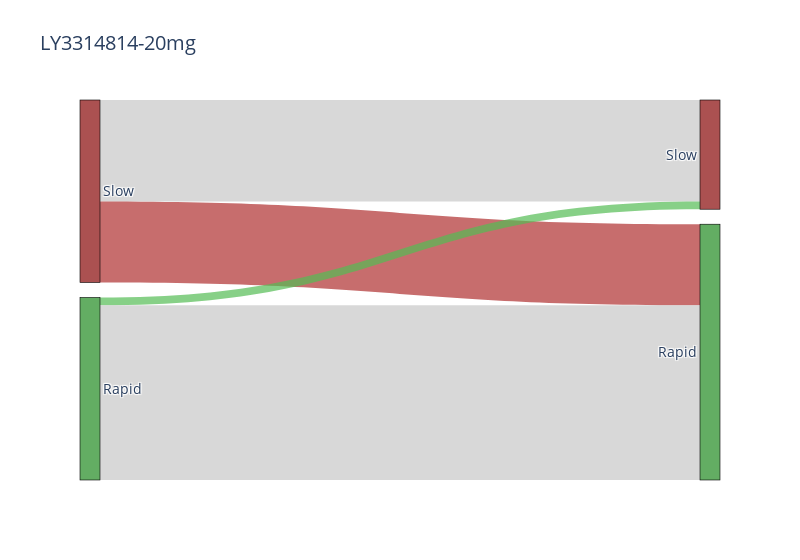
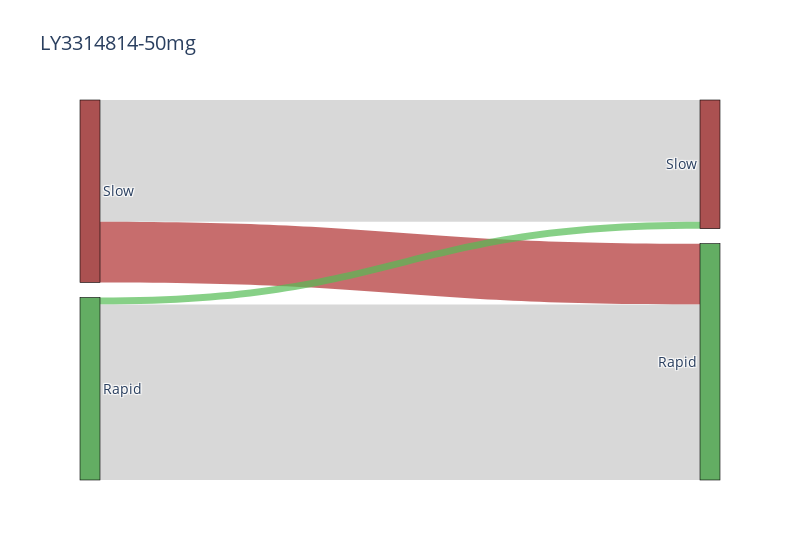
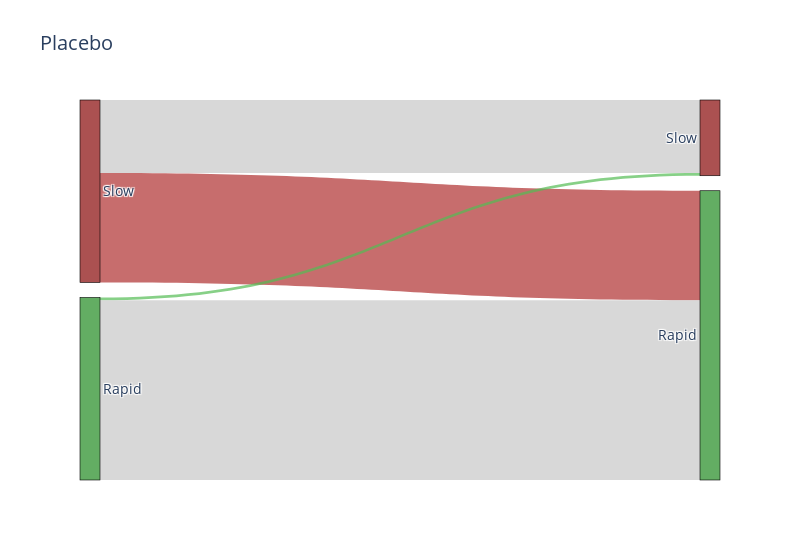

Notebook cell for these charts, in order:
### Markdown cell above
# Alluvial plot

### Code cell
"""
This script generates Sankey diagrams to visualize the transitions between PPM-stratified group 
(Slow and Rapid) from baseline to follow-up for different treatment groups. The data 
is sourced from CSV files containing baseline and follow-up PPM-stratified group information, as well as 
treatment details. The diagrams are saved as EPS files for each treatment group."""

# Load the baseline and follow-up AD category data
df = pd.read_csv('../data/baseline_followup_adcategory.csv')

# Define the order of categories for consistency
category_order = ['Slow-Slow', 'Slow-Rapid', 'Rapid-Slow', 'Rapid-Rapid']

# Create a new column to represent the combined categories
df['category'] = df['ad_category_baseline'] + '-' + df['ad_category_104']

# Merge with additional treatment information
df_all = pd.read_csv("../data/combined_df.csv")
df_temp = df.set_index("EID").join(df_all.set_index("EID")["Treatment Information"], how='left')
df_copy = df_temp.reset_index()
df_treatment = df_copy[~df_copy["EID"].duplicated()]

# Define treatments and colors for the Sankey diagram
treatment = ['LY3314814-20mg', 'LY3314814-50mg', 'Placebo']
link_colors = [
    "rgba(200, 200, 200, 0.7)",  # Neutral gray
    "rgba(176, 48, 48, 0.7)",    # Dark red
    "rgba(84, 189, 84, 0.7)",    # Green
    "rgba(200, 200, 200, 0.7)"   # Neutral gray
]
node_colors = [
    "rgba(136, 8, 8, 0.7)",  # Red for 'Slow'
    "rgba(34, 139, 34, 0.7)",  # Green for 'Rapid'
    "rgba(136, 8, 8, 0.7)",  # Red for 'Slow' (follow-up)
    "rgba(34, 139, 34, 0.7)"  # Green for 'Rapid' (follow-up)
]

# Generate Sankey diagrams for each treatment group
for treat in treatment:
    # Filter data for the current treatment group
    df_treat = df_treatment[df_treatment["Treatment Information"] == treat]
    
    # Define categories and mapping for Sankey diagram
    cats = ['Slow', 'Rapid']
    dict_cat = {'Slow': 0, 'Rapid': 1}
    source = []
    target = []
    counts = []
    
    # Calculate source, target, and counts for transitions
    for cat_1 in cats:
        for cat_2 in cats:
            n_patients = sum(df_treat['ad_category_baseline'] == cat_1)
            source.append(dict_cat[cat_1])
            target.append(dict_cat[cat_2] + 2)  # Offset for follow-up categories
            count_patients = sum(df_treat['category'] == f"{cat_1}-{cat_2}")
            counts.append((count_patients / n_patients) * 100 if n_patients > 0 else 0)

    # Create the Sankey diagram
    fig = go.Figure(data=[go.Sankey(
        node=dict(
            pad=15,
            thickness=20,
            line=dict(color="black", width=0.6),
            label=['Slow', 'Rapid', 'Slow', 'Rapid'],  # Baseline and follow-up categories
            color=node_colors
        ),
        link=dict(
            source=source,
            target=target,
            value=counts,
            color=link_colors
        )
    )])

    # Update layout and save the figure
    fig.update_layout(
        title_text=f"{treat}",
        font_size=14,
        width=800  # Specify the desired width of the plot
    )
    fig.write_image(f'../figures/Figure5_{treat}.png')
    fig.show()

### Figure 1 — Plotly figure (JSON) as saved in the notebook; plotly's stock layout.template omitted (floating-point values rounded to 4 significant figures)
{"data": [{"link": {"color": ["rgba(200, 200, 200, 0.7)", "rgba(176, 48, 48, 0.7)", "rgba(84, 189, 84, 0.7)", "rgba(200, 200, 200, 0.7)"], "source": [0, 0, 1, 1], "target": [2, 3, 2, 3], "value": [55.56, 44.44, 4.286, 95.71]}, "node": {"color": ["rgba(136, 8, 8, 0.7)", "rgba(34, 139, 34, 0.7)", "rgba(136, 8, 8, 0.7)", "rgba(34, 139, 34, 0.7)"], "label": ["Slow", "Rapid", "Slow", "Rapid"], "line": {"color": "black", "width": 0.6}, "pad": 15, "thickness": 20}, "type": "sankey"}], "layout": {"font": {"size": 14}, "title": {"text": "LY3314814-20mg"}, "width": 800}}

### Figure 2 — Plotly figure (JSON) as saved in the notebook; plotly's stock layout.template omitted (floating-point values rounded to 4 significant figures)
{"data": [{"link": {"color": ["rgba(200, 200, 200, 0.7)", "rgba(176, 48, 48, 0.7)", "rgba(84, 189, 84, 0.7)", "rgba(200, 200, 200, 0.7)"], "source": [0, 0, 1, 1], "target": [2, 3, 2, 3], "value": [66.67, 33.33, 3.846, 96.15]}, "node": {"color": ["rgba(136, 8, 8, 0.7)", "rgba(34, 139, 34, 0.7)", "rgba(136, 8, 8, 0.7)", "rgba(34, 139, 34, 0.7)"], "label": ["Slow", "Rapid", "Slow", "Rapid"], "line": {"color": "black", "width": 0.6}, "pad": 15, "thickness": 20}, "type": "sankey"}], "layout": {"font": {"size": 14}, "title": {"text": "LY3314814-50mg"}, "width": 800}}

### Figure 3 — Plotly figure (JSON) as saved in the notebook; plotly's stock layout.template omitted (floating-point values rounded to 4 significant figures)
{"data": [{"link": {"color": ["rgba(200, 200, 200, 0.7)", "rgba(176, 48, 48, 0.7)", "rgba(84, 189, 84, 0.7)", "rgba(200, 200, 200, 0.7)"], "source": [0, 0, 1, 1], "target": [2, 3, 2, 3], "value": [40, 60, 1.493, 98.51]}, "node": {"color": ["rgba(136, 8, 8, 0.7)", "rgba(34, 139, 34, 0.7)", "rgba(136, 8, 8, 0.7)", "rgba(34, 139, 34, 0.7)"], "label": ["Slow", "Rapid", "Slow", "Rapid"], "line": {"color": "black", "width": 0.6}, "pad": 15, "thickness": 20}, "type": "sankey"}], "layout": {"font": {"size": 14}, "title": {"text": "Placebo"}, "width": 800}}
